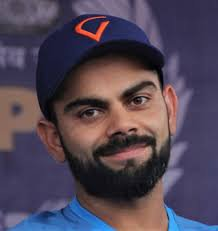
#> input picture test/bb41267a29.jpg, 218 x 231 px
$ jupyter execute --allow-errors Celebrity_Face_Pred.ipynb   (shell and % lines are left out)
#> lines starting #> are read from the running program, lines starting #| are printed output that depends on the picture; after the words box and inside, x2 and y2 are one past the last pixel; in counts of white or black regions, pixels touching at a corner belong together
[cell 1]
import numpy as np
import cv2
import matplotlib
from matplotlib import pyplot as plt

[cell 2]
img = cv2.imread('./test/bb41267a29.jpg')
#> img is the input picture: shape (231, 218, 3); mean B, G, R 85.9, 69.6, 81.1
img.shape
#> Out = (231, 218, 3)

[cell 3]
plt.imshow(img)

[cell 4]
gray = cv2.cvtColor(img, cv2.COLOR_BGR2GRAY)
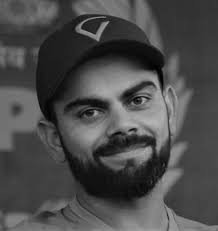
#> gray: shape (231, 218); min 0, max 181, mean 74.9
gray.shape
#> Out = (231, 218)

[cell 5]
gray

[cell 6]
plt.imshow(gray, cmap='gray')

[cell 7]
face_cascade = cv2.CascadeClassifier('./opencv/haarcascades/haarcascade_frontalface_default.xml')
eye_cascade = cv2.CascadeClassifier('./opencv/haarcascades/haarcascade_eye.xml')

face = face_cascade.detectMultiScale(gray, 1.3, 5)
#> face = [[52, 53, 135, 135]]
face
#> Out = [[52, 53, 135, 135]]

[cell 8]
## x,y,width,height

(x,y,w,h) = face[0]
#> x = 52; y = 53; w = 135; h = 135
x,y,w,h
#> Out = (52, 53, 135, 135)

[cell 9]
## rectangle on original image,red color
face_img = cv2.rectangle(img,(x,y),(x+w,y+h),(255,0,0),2)
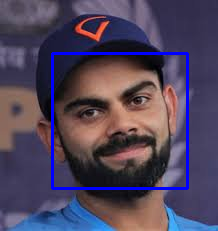
#> face_img: shape (231, 218, 3); mean B, G, R 92.1, 68.2, 79.4
plt.imshow(face_img)

[cell 10]
cv2.destroyAllWindows()
for (x,y,w,h) in face:
    face_img = cv2.rectangle(img,(x,y),(x+w,y+h),(255,0,0),2)
    roi_gray = gray[y:y+h, x:x+w]
    roi_color = face_img[y:y+h, x:x+w]
    eyes = eye_cascade.detectMultiScale(roi_gray)
    for (ex,ey,ew,eh) in eyes:
        cv2.rectangle(roi_color,(ex,ey),(ex+ew,ey+eh),(0,255,0),2)
#> this loop made 1 pass
#> (x, y, w, h, eyes) on pass 1: (52, 53, 135, 135, [[64, 27, 38, 38], [22, 47, 28, 28]])
#> pass 1, `roi_gray = gray[y:y+h, x:x+w]`:
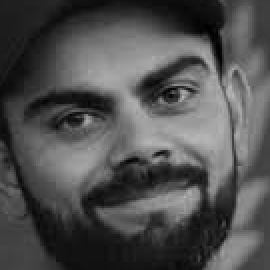
#> roi_gray: shape (135, 135) (shown 2 times larger); min 0, max 181, mean 79.8
#> after the loop:
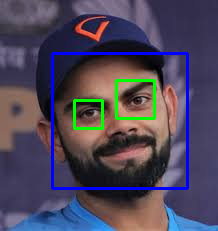
#> img: shape (231, 218, 3); 1.56% of pixels changed, all inside (x1, y1, x2, y2) = (73, 79, 156, 130)
#> after the loop:
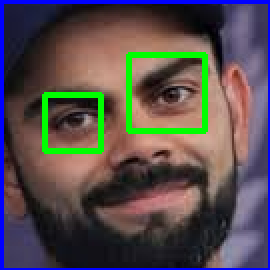
#> roi_color: shape (135, 135, 3) (shown 2 times larger); mean B, G, R 78.5, 77.7, 86.6


plt.figure()
plt.imshow(face_img, cmap='gray')
plt.show()

[cell 11]
plt.imshow(roi_color, cmap='gray')

[cell 12]
plt.imshow(roi_gray, cmap='gray')

## function to crop all images like above

[cell 13]
def get_cropped_image_if_2_eyes(image_path):
#> called with image_path = './test/bb41267a29.jpg'
    img = cv2.imread(image_path)
    gray = cv2.cvtColor(img, cv2.COLOR_BGR2GRAY)
    faces = face_cascade.detectMultiScale(gray, 1.3, 5)
#> faces = [[52, 53, 135, 135]]
    for (x,y,w,h) in faces:
        roi_gray = gray[y:y+h, x:x+w]
        roi_color = img[y:y+h, x:x+w]
        eyes = eye_cascade.detectMultiScale(roi_gray)
        if len(eyes) >= 2:
            ##print(roi_color) ## to check invalid out
            return roi_color

[cell 14]
original_image = cv2.imread('./test/bb41267a29.jpg')
plt.imshow(original_image)

[cell 15]
demo = get_cropped_image_if_2_eyes('./test/bb41267a29.jpg')

[cell 16]
## returm roi_color but not eyes
plt.imshow(demo)

[cell 17]
flaw = cv2.imread('./test/fc47090678.jpg')
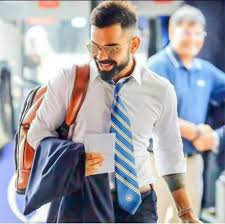
#> input picture test/fc47090678.jpg, 225 x 224 px
#> flaw is the input picture: shape (224, 225, 3); mean B, G, R 166.7, 159.9, 160.1
plt.imshow(flaw)

[cell 18]
## Invalid image
cropped_no_2_eyes = get_cropped_image_if_2_eyes('./test/fc47090678.jpg')
#> call 2 of get_cropped_image_if_2_eyes, with image_path = './test/fc47090678.jpg'
#> in get_cropped_image_if_2_eyes (call 2), `gray = cv2.cvtColor(img, cv2.COLOR_BGR2GRAY)`:
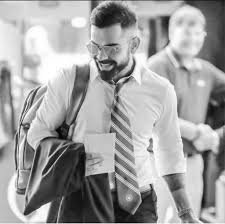
#> gray: shape (224, 225); min 1, max 255, mean 160.7
#> in get_cropped_image_if_2_eyes (call 2), `faces = face_cascade.detectMultiScale(gray, 1.3, 5)`: faces = [[162, 3, 53, 53]]
#> the loop in get_cropped_image_if_2_eyes (call 2), `for (x,y,w,h) in faces:` made 1 pass
#> pass 1, in get_cropped_image_if_2_eyes (call 2), `roi_color = img[y:y+h, x:x+w]`:
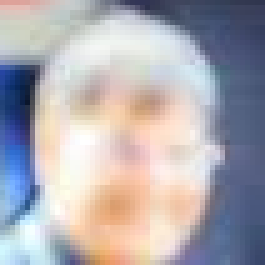
#> roi_color: shape (53, 53, 3) (shown 5 times larger); mean B, G, R 177, 170.8, 174.1
cropped_no_2_eyes  ##None

[cell 19]
path_to_data = "./datasets/"
path_to_cr_data = "./datasets/crop/"

[cell 20]
## to navigate all subfolders inside path
import os
img_dirs = []
for entry in os.scandir(path_to_data):
    if entry.is_dir():
        img_dirs.append(entry.path)

[cell 21]
img_dirs

[cell 22]
## This code will generate crop folder
import shutil
if os.path.exists(path_to_cr_data):
     shutil.rmtree(path_to_cr_data)
os.mkdir(path_to_cr_data)

[cell 23]
img_dirs

[cell 24]
##crop all datasets
cropped_image_dirs = []
celebrity_file_names_dict = {}

#> (the rest of this cell did not finish here and is left out)

        if roi_color is not None:
            cropped_folder = path_to_cr_data + celebrity_name
            if not os.path.exists(cropped_folder):
                os.makedirs(cropped_folder)
                cropped_image_dirs.append(cropped_folder)
                print("Generating cropped images in folder: ",cropped_folder)

            cropped_file_name = celebrity_name + str(count) + ".png" ## new name
            cropped_file_path = cropped_folder + "/" + cropped_file_name

            cv2.imwrite(cropped_file_path, roi_color)
            celebrity_file_names_dict[celebrity_name].append(cropped_file_path)
            count += 1

## Cleaning done

## wavelet transofrmv-similar to fourier

[cell 25]
## credits stackoverflow
import numpy as np
import pywt
import cv2

def w2d(img, mode='haar', level=1):
#> called with mode = 'db1', level = 5
    imArray = img
    #Datatype conversions
    #convert to grayscale
    imArray = cv2.cvtColor( imArray,cv2.COLOR_RGB2GRAY )
    #convert to float
    imArray =  np.float32(imArray)
    imArray /= 255;
    # compute coefficients
    coeffs=pywt.wavedec2(imArray, mode, level=level)
#> coeffs = 6 items

    #Process Coefficients
    coeffs_H=list(coeffs)
#> coeffs_H = 6 items
    coeffs_H[0] *= 0;

    # reconstruction
    imArray_H=pywt.waverec2(coeffs_H, mode);
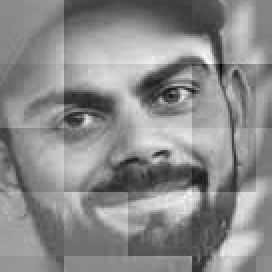
#> imArray_H: shape (136, 136) float32 (shown 2 times larger); min -0.452, max 0.377, mean -1.24e-09; drawn with min black and max white
    imArray_H *= 255;
    imArray_H =  np.uint8(imArray_H)
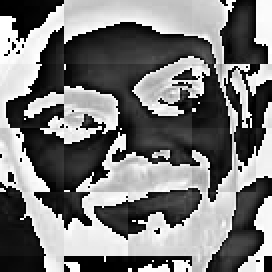
#> imArray_H: shape (136, 136) (shown 2 times larger); min 0, max 255, mean 120.9

    return imArray_H

[cell 26]
im_har = w2d(demo,'db1',5)
plt.imshow(im_har, cmap='gray')

[cell 27]
##You can see above a wavelet transformed image that gives clues on facial features such as eyes, nose, lips etc.
##This along with raw pixel image can be used as an input for our classifier

[cell 28]
celebrity_file_names_dict = {}
for img_dir in cropped_image_dirs:
    celebrity_name = img_dir.split('/')[-1]
    file_list = []
    for entry in os.scandir(img_dir):
        file_list.append(entry.path)
    celebrity_file_names_dict[celebrity_name] = file_list
celebrity_file_names_dict

## scale all the images to same height & width

[cell 29]
class_dict = {}
count = 0
for celebrity_name in celebrity_file_names_dict.keys():
    class_dict[celebrity_name] = count
    count = count + 1
class_dict
